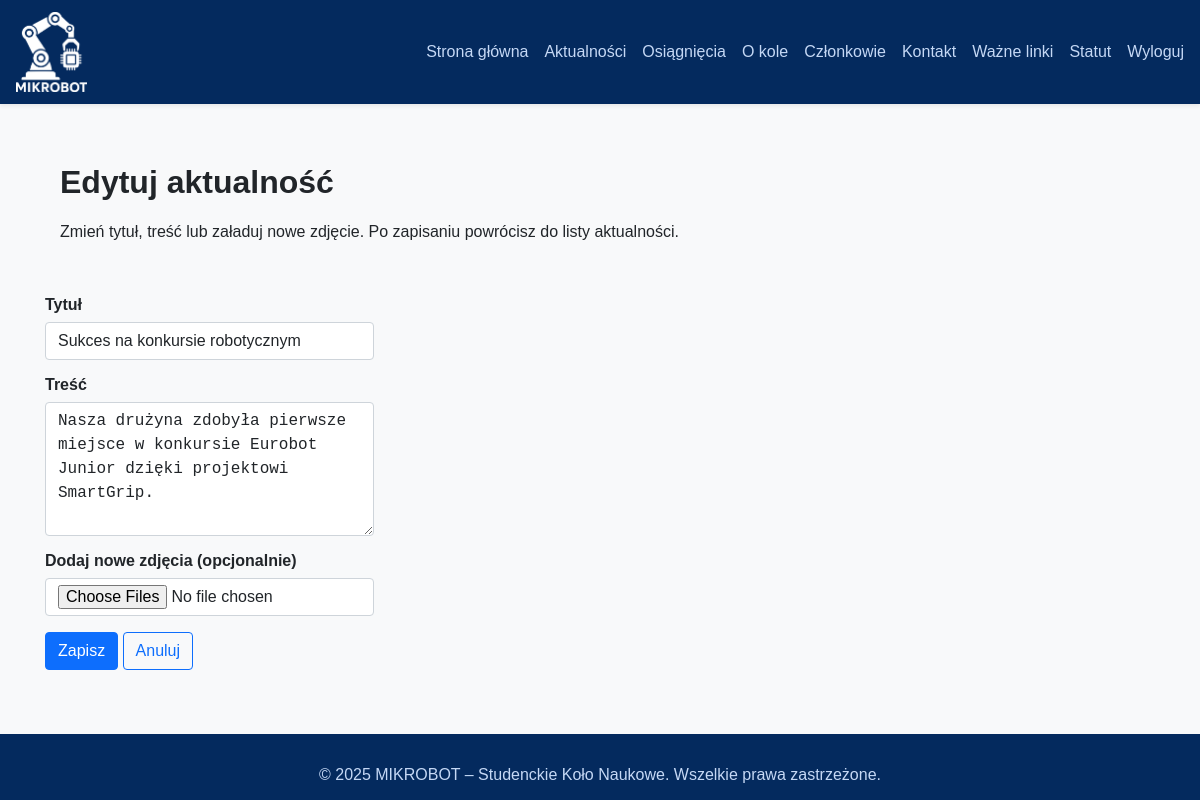
Screenshot of /skrwaw/news/edit/2 (signed in) with the database file from the repository.
### tables this page shows
CREATE TABLE news (
            id INTEGER PRIMARY KEY AUTOINCREMENT,
            title TEXT NOT NULL,
            content TEXT NOT NULL,
            date_posted TEXT NOT NULL,
            image TEXT
        );

### app.py (the view, shortened to what this page needs)
@app.route("/skrwaw/news/edit/<int:news_id>", methods=["GET", "POST"])
def edit_news(news_id: int):
    if not session.get("admin_logged_in"):
        flash("Zaloguj się do panelu administracyjnego.", "danger")
        return redirect(url_for("admin_home"))
    conn = get_db_connection()
    cur = conn.cursor()
    news_item = cur.execute("SELECT * FROM news WHERE id = ?", (news_id,)).fetchone()
    if not news_item:
        conn.close()
        flash("Nie znaleziono podanej aktualności.", "danger")
        return redirect(url_for("admin_news"))
    images = cur.execute(
        "SELECT id, filename FROM news_images WHERE news_id = ? ORDER BY id",
        (news_id,)
    ).fetchall()
    conn.close()
    return render_template("edit_news.html", news_item=news_item, images=images)

### app.py (called while the page is built)
def get_db_connection():
    conn = sqlite3.connect(DATABASE)
    conn.row_factory = sqlite3.Row
    return conn

@app.context_processor
def inject_now():
    return {
        "year": datetime.now().year,
        "admin_logged_in": session.get("admin_logged_in", False),
    }

### templates/edit_news.html (shortened to what this page needs)
{% extends "layout.html" %}
{% block content %}
<div class="row mb-4">
  <div class="col-12">
    <h1>Edytuj aktualność</h1>
    <p>Zmień tytuł, treść lub załaduj nowe zdjęcie. Po zapisaniu powrócisz do listy aktualności.</p>
  </div>
</div>
<div class="row">
  <div class="col-md-8">
    <form method="post" enctype="multipart/form-data">
      <div class="mb-3">
        <label for="title" class="form-label">Tytuł</label>
        <input type="text" class="form-control" id="title" name="title" value="{{ news_item['title'] }}" required>
      </div>
      <div class="mb-3">
        <label for="content" class="form-label">Treść</label>
        <textarea class="form-control" id="content" name="content" rows="5" required>{{ news_item['content'] }}</textarea>
      </div>
      <div class="mb-3">
        <label for="images" class="form-label">Dodaj nowe zdjęcia (opcjonalnie)</label>
        <input type="file" class="form-control" id="images" name="images" accept="image/*" multiple>
      </div>
      <button type="submit" class="btn btn-primary">Zapisz</button>
      <a href="{{ url_for('admin_news') }}" class="btn btn-outline-primary ms-2">Anuluj</a>
    </form>
  </div>
</div>
{% endblock %}

### static/css/main.css (style rules this page uses)
* { box-sizing: border-box; }
body { margin: 0; font-family: Arial, Helvetica, sans-serif; background-color: #f8f9fa; color: #212529; display: flex; flex-direction: column; min-height: 100vh; }
.row { display: flex; flex-wrap: wrap; margin-left: -15px; margin-right: -15px; }
.col-12 { flex: 0 0 100%; max-width: 100%; padding: 15px; }
.mb-3 { margin-bottom: 1rem !important; }
.mb-4 { margin-bottom: 1.5rem !important; }
.form-label { display: block; margin-bottom: 0.5rem; font-weight: 600; }
.form-control { display: block; width: 100%; padding: 0.375rem 0.75rem; font-size: 1rem; line-height: 1.5; color: #212529; background-color: #fff; background-clip: padding-box; border: 1px solid #ced4da; border-radius: 0.25rem; transition: border-color 0.15s ease-in-out, box-shadow 0.15s ease-in-out; }
.btn { display: inline-block; font-weight: 400; line-height: 1.5; text-align: center; text-decoration: none; cursor: pointer; user-select: none; border: 1px solid transparent; padding: 0.375rem 0.75rem; font-size: 1rem; border-radius: 0.25rem; transition: background-color 0.15s ease-in-out, color 0.15s ease-in-out; }
.btn-primary { background-color: #0d6efd; border-color: #0d6efd; color: #fff; }
.btn-outline-primary { background-color: transparent; border-color: #0d6efd; color: #0d6efd; }

### rows the page displays
news: title "Sukces na konkursie robotycznym", content "Nasza drużyna zdobyła pierwsze miejsce w konkursie Eurobot Junior dzięki projektowi SmartGrip."
